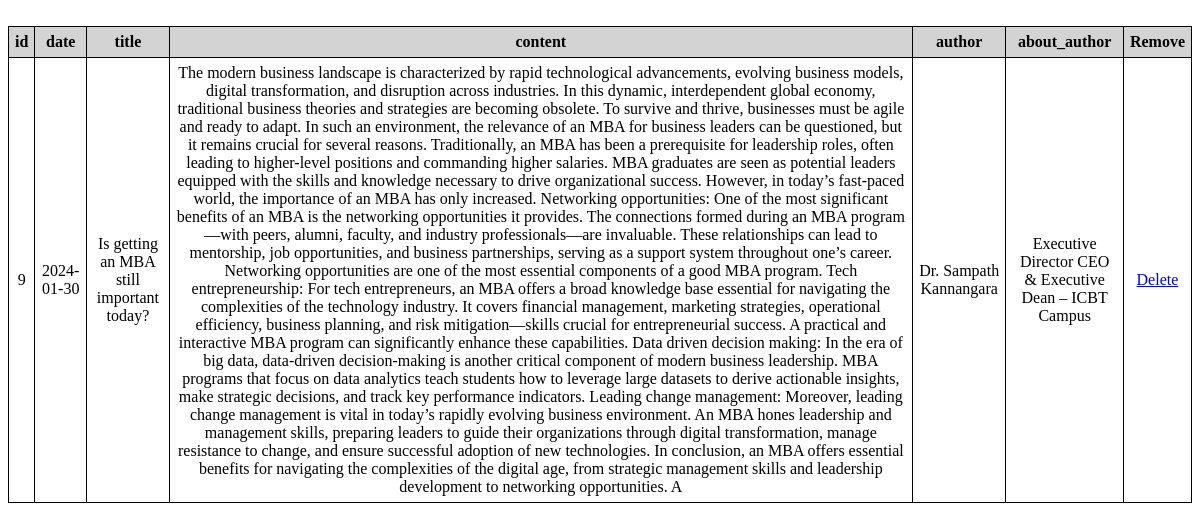
/manageblog.php, run on the app's committed database.
### tables this page shows
CREATE TABLE IF NOT EXISTS `blogs` (
  `id` int NOT NULL AUTO_INCREMENT,
  `date` date DEFAULT NULL,
  `title` varchar(100) NOT NULL,
  `content` varchar(3000) NOT NULL,
  `author` varchar(200) NOT NULL,
  `about_author` varchar(100) DEFAULT NULL,
  PRIMARY KEY (`id`)
);

### manageblog.php (the view, shortened to what this page needs)
<!DOCTYPE html>
<html lang="en">
<head>
</head>
<body>
    <?php
    include 'connection.php';
    $sql = "SELECT * FROM blogs";
    $result = mysqli_query($conn, $sql);
    echo "<table border ='1' size='200'>
    <tr>
    <th>id</th>
    <th>date</th>
    <th>title</th>
    <th>content</th>
    <th>author</th>
    <th>about_author</th>
    <th>Remove</th>
    </tr>";
    while($row = mysqli_fetch_array($result))
    {
        echo"<tr>";
        echo "<td>" .$row['id']."</td>";
        echo "<td>" .$row['date']."</td>";
        echo "<td>" .$row['title']."</td>";
        echo "<td>" .$row['content']."</td>";
        echo "<td>" .$row['author']."</td>";
        echo "<td>" .$row['about_author']."</td>";
        echo "<td>"
        ?>
<a href="delete_blog.php?del=<?php echo $row['title'];?>" onClick="return confirm('Do you really need to delete!');">Delete</a>
<?php
echo "</tr>";
    }
    echo "</table>";
    ?>
</body>
</html>

### connection.php (shortened to what this page needs)
<!DOCTYPE html PUBLIC "-//W3C//DTD XHTML 1.0 Transitional//EN" "http://www.w3.org/TR/xhtml1/DTD/xhtml1-transitional.dtd">
<html xmlns="http://www.w3.org/1999/xhtml">
<head>
</head>
<body>
</body>
</html>

### manageblog.php (style rules this page uses)
table { border:1px solid black; border-collapse:collapse; width:100%; }
td, th { border:1px solid black; text-align:center; padding:6px; }
tr:nth-child(odd) { background-color:lightgray; }

### data on the page
blogs: id "9", date "2024-01-30", title "Is getting an MBA still important today?", content "The modern business landscape is characterized by rapid technological advancements, evolving business models, digital transformation, and disruption across industries. In this dynamic, interdependent global economy, traditional business theories and strategies are becoming obsolete. To survive and thrive, businesses must be agile and ready to adapt. In such an environment, the relevance of an MBA for business leaders can be questioned, but it remains crucial for several reasons. Traditionally, an MBA has been a prerequisite for leadership roles, often leading to higher-level positions and commanding higher salaries. MBA graduates are seen as potential leaders equipped with the skills and…", author "Dr. Sampath Kannangara", about_author "Executive Director CEO & Executive Dean – ICBT Campus"
